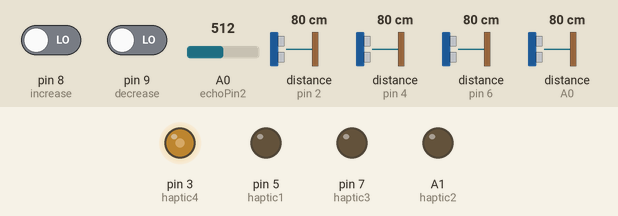
The sketch below on a simulated Arduino Uno, built with avr-gcc and run on an emulated ATmega328P. On the bench: output pins drawn as LEDs (lit = HIGH). Wiring (inferred from the names in the program): 4 × ultrasonic range finder: trigger pin 2, echo pin 2 / trigger pin 4, echo pin 4 / trigger pin 6, echo pin 6 / trigger A0, echo A0. Dashed ring = blinking. The inputs (shaded band) are chosen by the test bench; at power-on: pin 9 (decrease) LOW, distance to the obstacle (sensors on pin 4, pin 2, pin 6, A0) 80 cm, pin 8 (increase) LOW, A0 (echoPin2) = 512. The echo pulse lasts 58.3 µs per cm; what the sketch prints to the serial monitor is not drawn.

Above: at 3.85 s.
3.9 s: pin 9 (decrease) driven HIGH
At 4.06 s:
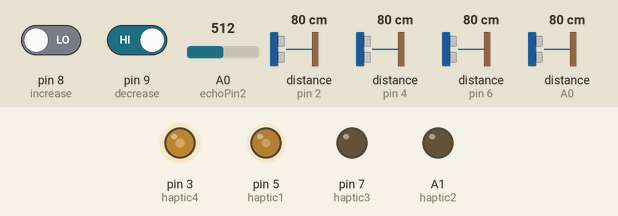
6.9 s: pin 9 (decrease) driven LOW
At 8.93 s:
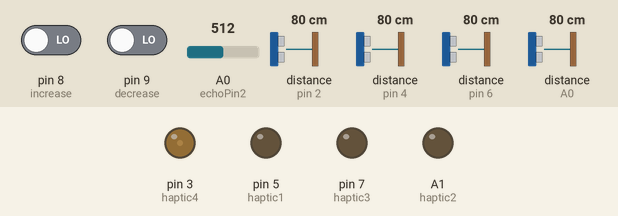
9.9 s: distance to the obstacle (sensor on pin 4) set to 120 cm
12.9 s: pin 8 (increase) driven HIGH
At 13.6 s:
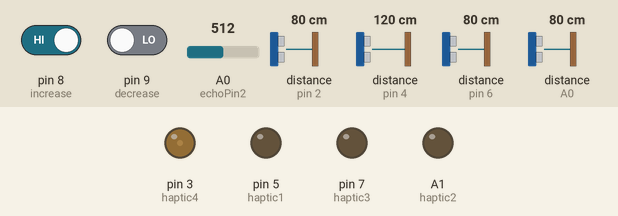
14.4 s: pin 8 (increase) driven LOW
At 14.86 s:
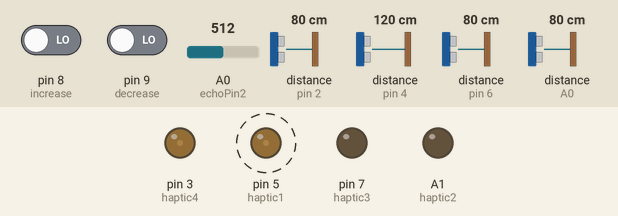
17.4 s: distance to the obstacle (sensor on pin 4) set to 60 cm
Timing chart, 0 to 21.4 s (numbered marks = the images above; inputs shaded):
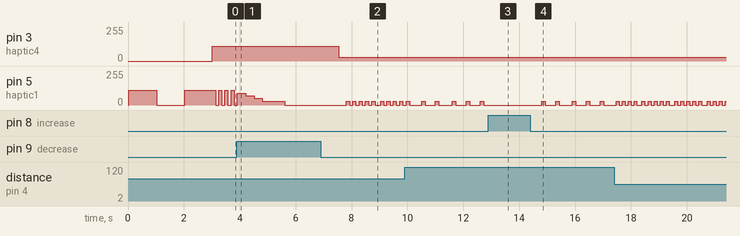

The sketch:

HapticVest.ino
```cpp
/*
   sensitivity buttons
   Lower Power Battery Sensor
   Turn on and off the glasses front and back
   Overall on off switch
*/
const uint8_t echoPin1 = 4;
const uint8_t echoPin2 = A0;
const uint8_t echoPin3 = 6;
const uint8_t echoPin4 = 2;
const uint8_t increase = 8;
const uint8_t  decrease = 9;

const uint8_t  haptic1 = 5;
const uint8_t  haptic2 = A1;
const uint8_t  haptic3 = 7;
const uint8_t  haptic4 = 3;
const uint8_t  voltage = A2;


volatile float distance1;
volatile float distance2;
volatile float distance3;
volatile float distance4;
volatile int sensitivity = 110;


volatile float avgD1[50];
volatile float avgD1Off[50];
volatile float avgD1Num = 0;
volatile int k1 = 0;

volatile float avgD2[50];
volatile float avgD2Off[50];
volatile float avgD2Num = 0;
volatile int k2 = 0;

volatile float avgD3[50];
volatile float avgD3Off[50];
volatile float avgD3Num = 0;
volatile int k3 = 0;

volatile float avgD4[50];
volatile float avgD4Off[50];
volatile float avgD4Num = 0;
volatile int k4 = 0;


volatile int i = 0;
bool vFlag = 1;


void setup() {

  pinMode(haptic1, OUTPUT);
  pinMode(haptic2, OUTPUT);
  pinMode(haptic3, OUTPUT);
  pinMode(haptic4, OUTPUT);
  pinMode(increase, INPUT);
  pinMode(decrease, INPUT);
  pinMode(voltage, INPUT);
  Serial.begin(115200);

}

void loop() {
  Sensitivity();
  do {
    distance1 = Echo(echoPin1);

  } while (distance1 < 0);
  checkArray(avgD1, avgD1Num, avgD1Off, distance1, k1);


  do {
    Echo(echoPin2);
  } while (distance2 < 0);
  checkArray(avgD2, avgD2Num, avgD2Off, distance2, k2);

  do {
    Echo(echoPin3);
  } while (distance3 < 0);
  checkArray(avgD3, avgD3Num, avgD3Off, distance3, k3);

  do {
    Echo(echoPin4);
  } while (distance4 < 0);
  checkArray(avgD4, avgD4Num, avgD4Off, distance4, k4);


  int voltage = analogRead(voltage) * (5.0 / 1023.0);
  if (voltage < 3.5 && vFlag) {
    ALERT();
    vFlag = 0;
  }


  if (distance1 < 40) {
    analogWrite(haptic1, sensitivity);
  } else if (distance1 < 90  && i % 10 == 0) {
    analogWrite(haptic1, sensitivity);
  } else if (distance1 < 120 && i % 20 == 0 ) {
    analogWrite(haptic1, sensitivity);
  } else if (i % 5 == 0) {
    analogWrite(haptic1, 0);
  }
  if (distance2 < 40) {
    analogWrite(haptic2, sensitivity);
  } else if (distance2 < 90  && i % 10 == 0) {
    analogWrite(haptic2, sensitivity);
  } else if (distance2 < 120 && i % 20== 0 ) {
    analogWrite(haptic2, sensitivity);
  } else if (i % 5 == 0) {
    analogWrite(haptic2, 0);
  }
  if (distance3 <40) {
    analogWrite(haptic3, sensitivity);
  } else if (distance3 < 90  && i % 10 == 0) {
    analogWrite(haptic3, sensitivity);
  } else if (distance3 < 120&& i % 20 == 0 ) {
    analogWrite(haptic3, sensitivity);
  } else if (i % 5 == 0) {
    analogWrite(haptic3, 0);
  }
  if (distance4 < 40) {
    analogWrite(haptic4, sensitivity);
  } else if (distance4 < 90  && i % 10 == 0) {
    analogWrite(haptic4, sensitivity);
  } else if (distance4 < 120 && i % 20== 0 ) {
    analogWrite(haptic4, sensitivity);
  } else if (i % 5 == 0) {
    analogWrite(haptic4, 0);
  }

  i++;
}

volatile float Echo(uint8_t pin) {
  pinMode(pin, OUTPUT);
  digitalWrite(pin, LOW);
  delayMicroseconds(2);
  digitalWrite(pin, HIGH);
  delayMicroseconds(20);
  digitalWrite(pin, LOW);
  pinMode(pin, INPUT);
  float duration = pulseIn(pin, HIGH);
  float distance = duration * 0.034 / 2.0;
  return distance;
}

void Sensitivity() {
  while (digitalRead(increase)) {
    if (sensitivity < sensitivity) {

      sensitivity += 20;
      analogWrite(haptic1, sensitivity);
      analogWrite(haptic2, sensitivity);
    } else {
      delay(500);
      analogWrite(haptic1, 0);
      analogWrite(haptic2, 0);
    }
    delay(300);
  }

  while (digitalRead(decrease)) {
    if (sensitivity > 30) {

      sensitivity -= 20;
      analogWrite(haptic1, sensitivity);
      analogWrite(haptic2, sensitivity);
    } else {
      delay(500);
      analogWrite(haptic1, 0);
      analogWrite(haptic2, 0);
    }
    delay(300);
  }
}

float getAverage(volatile float arr[]) {
  float avg = 0;
  for (int i = 0; i < 50; i++) {
    avg += arr[i];
  }
  avg = avg / 50.0;
  return avg;
}
void ALERT() {
  analogWrite(haptic1, sensitivity);
  analogWrite(haptic2, sensitivity);
  delay(1000);
  analogWrite(haptic1, 0);
  analogWrite(haptic2, 0);
  delay(1000);
  analogWrite(haptic1, sensitivity);
  analogWrite(haptic2, sensitivity);
  delay(1000);
  analogWrite(haptic1, 0);
  analogWrite(haptic2, 0);
}


void checkArray(volatile float avgD[], volatile float &avgDNum, volatile float avgDOff[], volatile float distance, volatile int &k) {

  if (i < 50) {
    avgD[i] = distance;

  } else if (i == 50) {
    avgDNum = getAverage(avgD);
    for (int j = 0; j < 50; j++) {

      Serial.print(avgD[j]);
      Serial.print(" ");
    }
    Serial.println();
  } else if (i > 50) {
    if (distance < avgDNum * 1.2 && distance > avgDNum * 0.8) {
      avgD[i % 50] = distance;
      avgDNum = getAverage(avgD);
      k = 0;
      if (i % 50 == 0) {
        for (int j = 0; j < 50; j++) {

          Serial.print(avgD[j]);
          Serial.print(" ");
        }
        Serial.print("   Avg: ");
        Serial.println(avgDNum);
      }
    } else {
      avgDOff[k % 50] = distance;
      k++;
      if (k == 50) {

        for (int j = 0; j < 50; j++) {
          avgD[j] = avgDOff[j];
          Serial.print(avgD[j]);
          Serial.print(" ");
          avgDOff[j] = 0;
        }
        avgDNum = getAverage(avgD);
        Serial.print("Changed Array Avg: ");
        Serial.println(avgDNum);
        k = 0;
      }
    }
  }
}


//  if (i < 10) {
//    avgD1[i] = distance1;
//  } else if (i == 10) {
//    avgD1Num = getAverage(avgD1);
//  } else if (i > 10) {
//    if (distance1 < avgD1Num+10 && distance1 > avgD1Num -10) {
//      avgD1[i % 10] = distance1;
//      avgD1Num = getAverage(avgD1);
//      k = 0;
//    } else {
//      avgD1Off[k1 % 10] = distance1;
//      k1++;
//      if (k1 == 10) {
//
//        for (int j = 0; j < 10; j++) {
//          avgD1[j] = avgD1Off[j];
//          avgD1Off[j] = 0;
//        }
//      }
//    }
//  }
```

Measured:
- after the input at 6.9 s, pin 3 (haptic4): 110/255 → 30/255 after 0.63 s; pin 5 (haptic1): goes 4 × (30/255 0.11 s, 0/255 0.11 s), 30/255 0.11 s, 0/255 0.20 s, 3 × (30/255 0.11 s, 0/255 0.11 s), 30/255 0.11 s, then 0/255, starting after 0.92 s
- after the input at 12.9 s, pin 5 (haptic1): stops changing and stays 0/255
- after the input at 14.4 s, pin 5 (haptic1): alternates 30/255 for 0.13 s and 0/255 for 0.38 s, starting after 0.40 s
